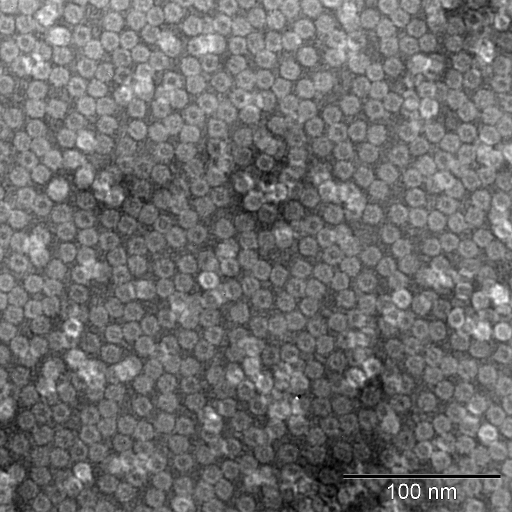
#> input picture Notebooks/Data/Raw/UA/UA-01.tif, 1024 x 1024 px (shown at 1/2 size)
$ jupyter execute --allow-errors ferritin-fourier-analysis.ipynb
#> lines starting #> are read from the running program, lines starting #| are printed output that depends on the picture
### src/tem_staining/spectral_analysis.py
"""
Functions for calculating the Fourier Transform of images and their power spectrum.
"""

import numpy as np
import scipy.fft as fft
import scipy.ndimage as ndimage


def power_spectrum(image: np.ndarray, log: bool = True) -> np.ndarray:
    """Calculate the power spectrum of an image.

    Parameters
    ----------
    image : np.ndarray
        The image to calculate the power spectrum of.
    log : bool, optional
        Whether to take the base 10 log of the power spectrum, by default True.

    Returns
    -------
    f_magnitude : np.ndarray
        The power spectrum of the image.
    """
    f_transform = fft.fft2(image)
    f_magnitude = np.abs(fft.fftshift(f_transform)) ** 2

    if log:
        f_magnitude = np.log10(f_magnitude)

    return f_magnitude


def radially_averaged_spectrum(image: np.ndarray, log: bool = True) -> np.ndarray:
    """Calculate the radial average of the power spectrum of an image.

    Parameters
    ----------
    image : np.ndarray
        The image to calculate the power spectrum of.
    log : bool, optional
        Whether to take the base 10 log of the power spectrum, by default True.

    Returns
    -------
    f_magnitude : np.ndarray
        The power spectrum of the image.
    """

    f_magnitude = power_spectrum(image, log=log)

    # Create a grid of distances from the center
    grid = np.indices((image.shape[0], image.shape[1]))
    center = np.array([image.shape[0] // 2, image.shape[1] // 2])
    distances = np.linalg.norm(grid - center[:, None, None], axis=0)

    # Bin the power spectrum values by their radial distance
    distances = distances.astype(int)
    radial_mean = ndimage.mean(
        f_magnitude, labels=distances, index=np.arange(0, distances.max() + 1)
    )

    return radial_mean

### Notebooks/ferritin-fourier-analysis.ipynb
# Frequency domain analysis
Frequency domain analysis of experimental and synthetic images of ferritin rings. Data and plots generated in this notebook are used in Figure 9.

[cell 1]
from pathlib import Path
import cv2
import numpy as np
import matplotlib.pyplot as plt
from tem_staining.spectral_analysis import power_spectrum, radially_averaged_spectrum
import seaborn as sns
from imageio.v3 import immeta
import pandas as pd


plt.rcParams["font.family"] = "Arial"
plt.rcParams["font.size"] = 8
plt.rcParams["figure.constrained_layout.use"] = True
plt.rcParams["mathtext.fontset"] = "custom"
plt.rcParams["mathtext.rm"] = "Arial"
plt.rcParams["mathtext.it"] = "Arial:italic"
plt.rcParams["mathtext.bf"] = "Arial:bold"

inch_size = 2.54

# Colors and labels
colors = {
    "SyntheticData": "#017371",
    "UA": "#BC2F27",
    "Lc": "#DFB044",
    "UL": "#CEB1D2",
    "UAR": "#6C3880",
    "UAZ": "#22274B",
    "PTA": "#323F8E",
    "Stain77": "#323F8E",
    "NanoW": "#69BDDE",
    "NanoV": "#9BB4C3",
}

labels = {
    "SyntheticData": "Synthetic data",
    "UA": "UA",
    "Lc": "Lc",
    "UL": "UL",
    "UAR": "UAR",
    "UAZ": "UAZ",
    "PTA": "PTA",
    "Stain77": "STAIN 77",
    "NanoW": "Nano-W",
    "NanoV": "NanoV",
}

[cell 2]
# Crop raw data to remove databar
for image_path in Path("Data/Raw/").rglob("*/*.tif"):
    image = cv2.imread(image_path, cv2.IMREAD_GRAYSCALE)[:920, 0:920]
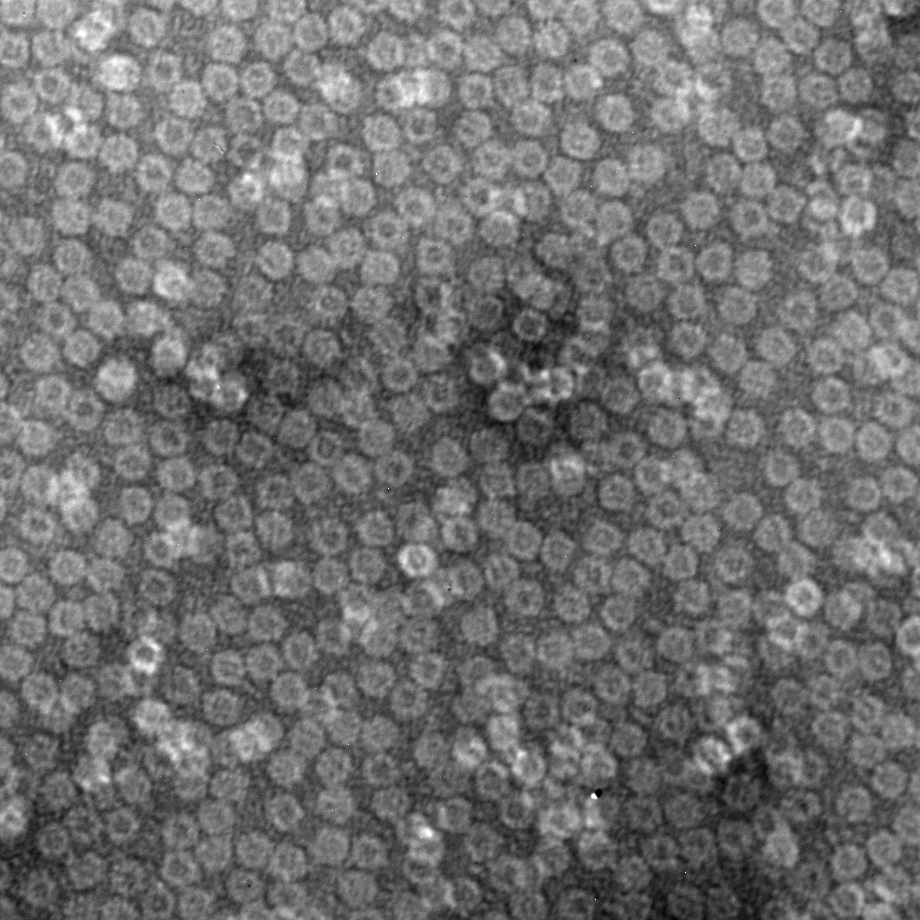
#> image: shape (920, 920); min 0, max 255, mean 112.2
    assert immeta(image_path)["magnification"] == 140000

    results_path = Path("Data/Processed") / image_path.parent.name
    results_path.mkdir(parents=True, exist_ok=True)

    image_save_path = results_path / f"{image_path.stem}_cropped.tif"
    cv2.imwrite(image_save_path, image)

# Calculate image power spectra
for image_path in Path("Data/Processed/").rglob("*/*.tif"):
    image = cv2.imread(image_path, cv2.IMREAD_GRAYSCALE)
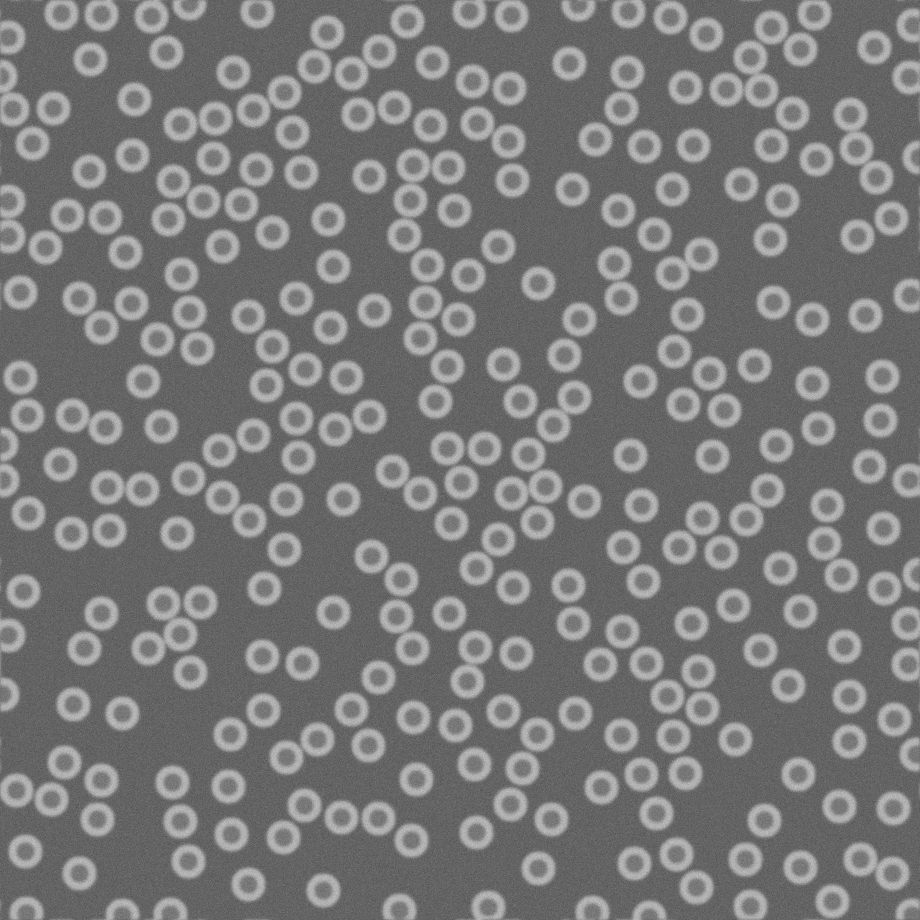
#> input picture Notebooks/Data/Processed/SyntheticData/SyntheticData-seed1005901700.tif, 920 x 920 px
#> image is the input picture: shape (920, 920); min 76, max 198, mean 120.2
    f_magnitude = power_spectrum(image)
#> in power_spectrum, `f_magnitude = np.log10(f_magnitude)`:
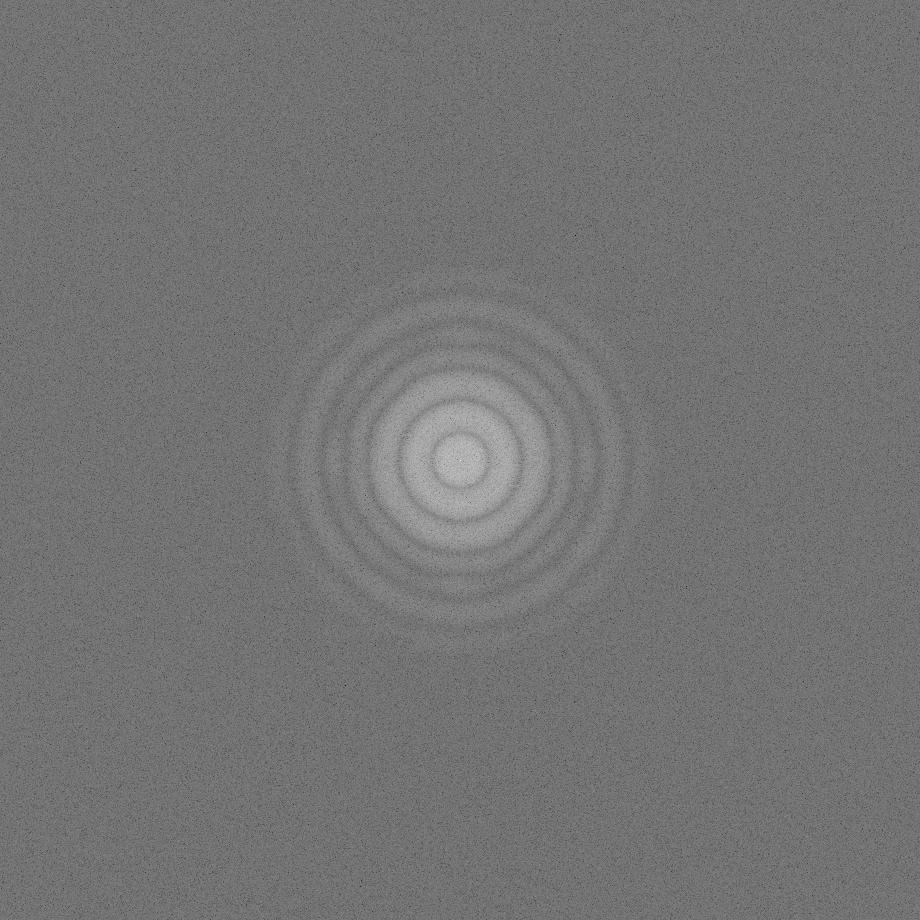
#> f_magnitude: shape (920, 920) float64; min -0.21, max 16.01, mean 7.2; drawn with min black and max white
    raps = radially_averaged_spectrum(image)
#> in radially_averaged_spectrum, `radial_mean = ndimage.mean( f_magnitude, labels=distances, index=np.ar..`: radial_mean = 651 values, max 16.01 at index 0, min 6.44 at index 650, mean 7.57
#> raps has the same summary as radial_mean in radially_averaged_spectrum

    # Apply colormap and save power spectrum
    f_magnitude_normalized = (f_magnitude - raps[:460].min()) / (
        f_magnitude.max() - raps[:460].min()
    )
    f_magnitude_color = plt.cm.gray(f_magnitude_normalized)[:, :, :3]
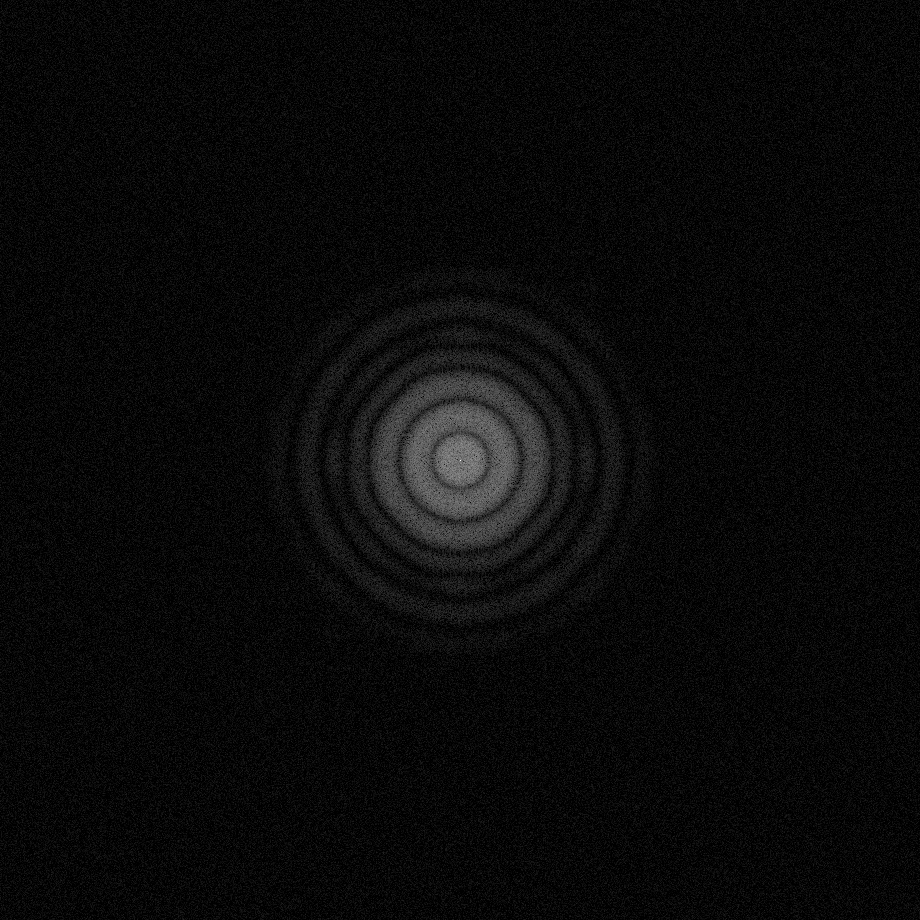
#> f_magnitude_color: shape (920, 920, 3) float64; min 0, max 1, mean 0.0385
    f_magnitude_color = (f_magnitude_color * 255).astype(np.uint8)

    image_name = image_path.stem

    cv2.imwrite(
        image_path.parent / f"{image_name}_power_spectrum.png",
        cv2.cvtColor(f_magnitude_color, cv2.COLOR_RGB2GRAY),
    )

    # Plot and save radially averaged power spectrum
    pd.DataFrame(raps, columns=["intensity"]).to_csv(
        image_path.parent / f"{image_name}_raps.csv", index=True, index_label="frequency"
    )
